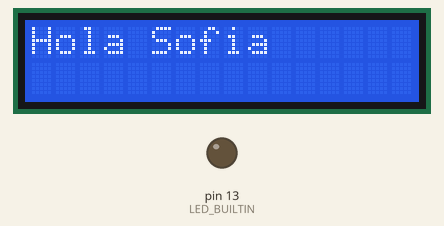
The sketch below on a simulated Arduino Uno, built with avr-gcc and run on an emulated ATmega328P. On the bench: 16×2 character LCD, output pins drawn as LEDs (lit = HIGH).

Above: at 0.1 s.
At 1.1 s:
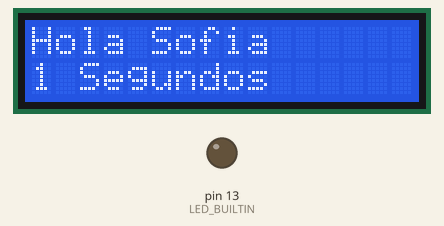
At 9.1 s:
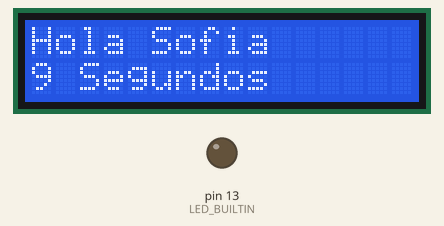
At 19.2 s:
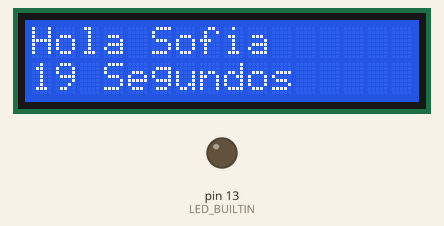
At 28.2 s:
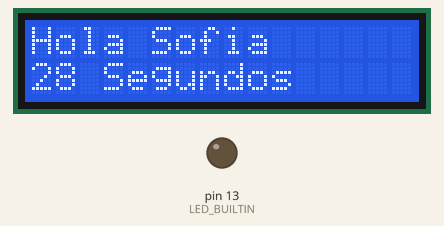
At 38.2 s:
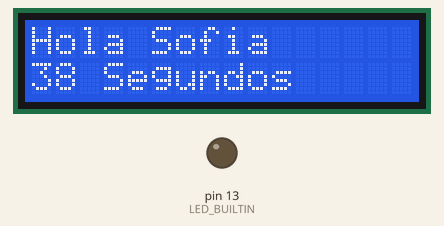

The sketch:

test_01_lcd.ino
```cpp
#include <Wire.h>
#include <LiquidCrystal_I2C.h>

//Crear el objeto lcd  dirección  0x3F y 16 columnas x 2 filas
LiquidCrystal_I2C lcd(0x3F,16,2);  //

void setup() {

  Serial.begin (9600);
  pinMode(LED_BUILTIN, OUTPUT);

  // Inicializar el LCD
  lcd.init();

  //Encender la luz de fondo.
  lcd.backlight();

  // Escribimos el Mensaje en el LCD.
  lcd.print("Hola Sofia");
  delay(1000);
}

void loop() {
  // Escribimos el número de segundos trascurridos
  lcd.setCursor(0,1);
  lcd.print(millis()/1000);
  lcd.print(" Segundos");
  delay(100);
}
```

Measured:
- what the display in image 1 shows lasts 1.0 s, from 1.1 s to 2.1 s
- what the display in image 2 shows lasts 1.1 s, from 9.0 s to 10.1 s
